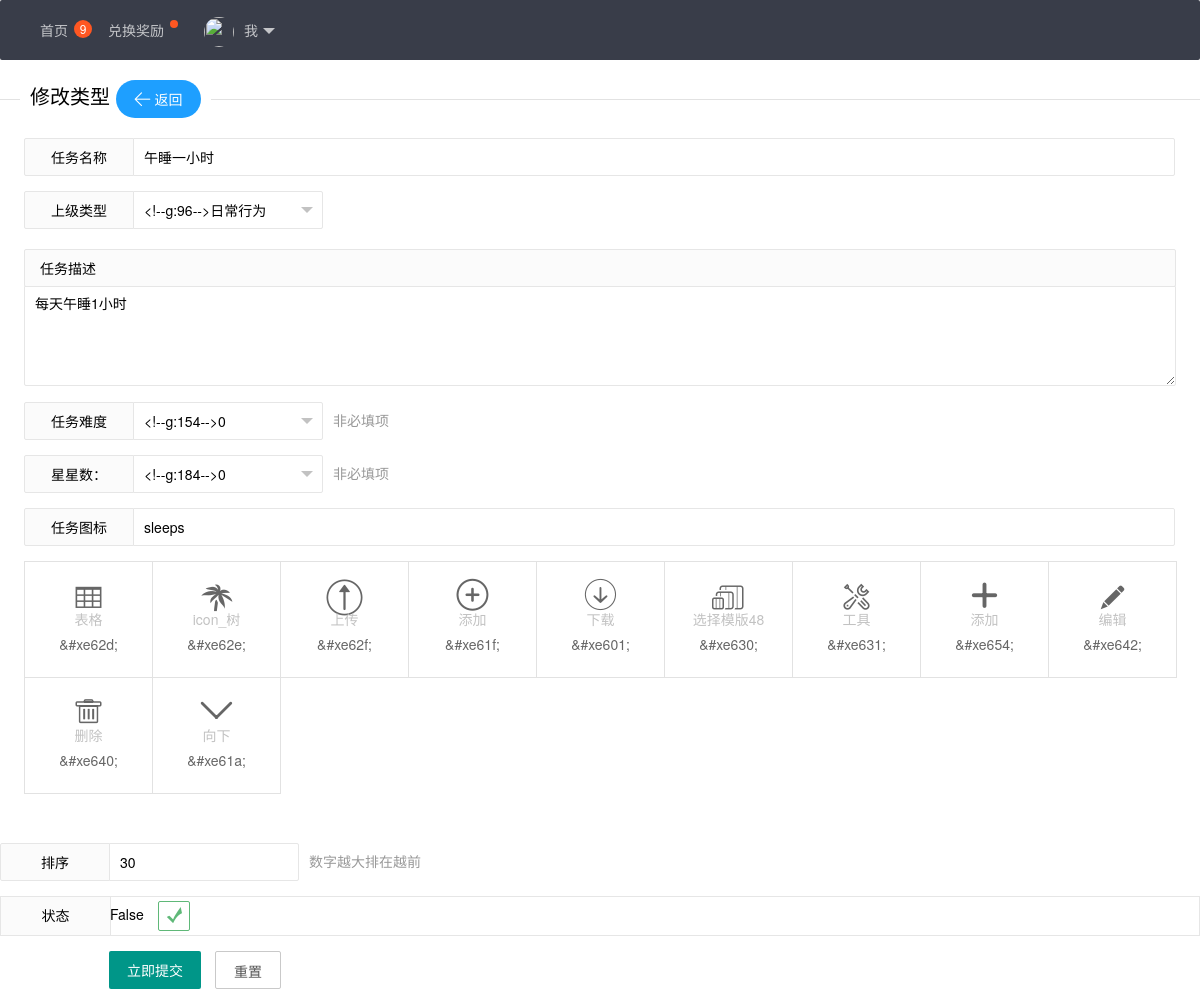
Screenshot of /bkz/typeedit/7 with the database file from the repository.
### v1/models.py (models this page shows)
class Type(MPTTModel):
    tname = models.CharField(u"类别名",max_length=30)
    t_pid = TreeForeignKey("self", blank=True, null=True, related_name="children",verbose_name='上级类型')
    info = models.TextField(u'描述', blank=True)
    difficulty = models.IntegerField(u'难度值', blank=True,default=0)
    star = models.IntegerField(u'星星值', blank=True,default=0)
    icont = models.CharField(u"图标",max_length=30, blank=True)
    sort = models.IntegerField(u'排序值', blank=True, default=30)
    is_delete = models.BooleanField(u'是否删除')
    addtime = models.DateField(u'创建时间')
    uname = models.ForeignKey(Person)
    class MPTTMeta:
        parent_attr = 't_pid'
        order_insertion_by = 'sort'
    def __unicode__(self):
        return self.tname

### v1/views.py (the view, shortened to what this page needs)
# urls.py: url(r'^typeedit/(?P<type_id>[0-9]+)$',views.type_edit,name='typeedit'),
def type_edit(request,type_id):
    typecontent = Type.objects.get(pk=type_id)
    form = typeadd(request.POST or None,initial={'t_pid':typecontent.t_pid})
    numli = [0,1,2,3,4,5,]
    context = {
        'form':form,
        'nodes': typecontent,
        'numli':numli
    }
    return render(request, 'type_edit.html', context,)

### v1/forms.py
class typeadd(ModelForm):
    class Meta:
        model = Type
        fields = "__all__"

### v1/templates/type_edit.html (shortened to what this page needs)
{% extends 'base.html' %}
{% block content %}
<fieldset class="layui-elem-field layui-field-title" style="margin-top: 20px;">
  <legend>修改类型
<a href="{% url 'bkz:typelist' 1 %}" class="layui-btn layui-btn-normal  layui-btn-radius"><i class="layui-icon">&#xe65c;</i>返回</a></legend>
</fieldset>
<form class="layui-form layui-form-pane" action="{% url 'bkz:typeedit' nodes.id %}" method="post">
  <div  style="width:96%; margin:0 auto;">
  <div class="layui-form-item">
    <label class="layui-form-label">任务名称</label>
    <div class="layui-input-block">
      <input type="text" name="tname" autocomplete="off" value="{{ nodes.tname }}" class="layui-input">
    </div>
  </div>
  <div class="layui-form-item">
    <div class="layui-inline">
      <label class="layui-form-label">{{ form.t_pid.label  }}</label>
      <div class="layui-input-inline">
      </div>
    </div>
  </div>
  <div class="layui-form-item layui-form-text">
    <label class="layui-form-label">任务描述</label>
    <div class="layui-input-block">
      <textarea class="layui-textarea"  name="info">{{ nodes.info }}</textarea>
    </div>
  </div>
   <div class="layui-form-item">
    <label class="layui-form-label">任务难度</label>
    <div class="layui-input-inline">
    </div>
    <div class="layui-form-mid layui-word-aux">非必填项</div>
  </div>
  <div class="layui-form-item">
    <label class="layui-form-label">星星数：</label>
    <div class="layui-input-inline">
    </div>
    <div class="layui-form-mid layui-word-aux">非必填项</div>
  </div>
    <div class="layui-form-item">
    <label class="layui-form-label">任务图标</label>
    <div class="layui-input-block">
      <input type="text" name="icont" autocomplete="off" placeholder="icont" value="{{ nodes.icont }}" class="layui-input">
    </div>
  </div>
  <div class="layui-form-item layui-form-text">
    <ul class="site-doc-icon">
      <li>
        <i class="layui-icon">&#xe62d;</i>
        <div class="name">表格</div>
        <div class="code">&amp;#xe62d;</div>
      </li>
      <li>
      <i class="layui-icon">&#xe62e;</i>
      <div class="name">icon_树</div>
      <div class="code">&amp;#xe62e;</div>
      </li>
      <li>
      <i class="layui-icon">&#xe62f;</i>
      <div class="name">上传</div>
      <div class="code">&amp;#xe62f;</div>
      </li>
      <li>
      <i class="layui-icon">&#xe61f;</i>
      <div class="name">添加</div>
      <div class="code">&amp;#xe61f;</div>
      </li>
      <li>
      <i class="layui-icon">&#xe601;</i>
      <div class="name">下载</div>
      <div class="code">&amp;#xe601;</div>
      </li>
      <li>
      <i class="layui-icon">&#xe630;</i>
      <div class="name">选择模版48</div>
      <div class="code">&amp;#xe630;</div>
      </li>
      <li>
      <i class="layui-icon">&#xe631;</i>
      <div class="name">工具</div>
      <div class="code">&amp;#xe631;</div>
      </li>
      <li>
        <i class="layui-icon">&#xe654;</i>
        <div class="name">添加</div>
        <div class="code">&amp;#xe654;</div>
      </li>
      <li>
        <i class="layui-icon">&#xe642;</i>
        <div class="name">编辑</div>
        <div class="code">&amp;#xe642;</div>
      </li>
      <li>
        <i class="layui-icon">&#xe640;</i>
        <div class="name">删除</div>
        <div class="code">&amp;#xe640;</div>
      </li>
      <li>
      <i class="layui-icon">&#xe61a;</i>
      <div class="name">向下</div>
      <div class="code">&amp;#xe61a;</div>
      </li>
    </ul>
    </div>
  </div>
  <div class="layui-form-item">
    <label class="layui-form-label">排序</label>
    <div class="layui-input-inline">
      <input type="text" name="sort" lay-verify="required" value="{{ nodes.sort }}"  class="layui-input">
    </div>
	<div class="layui-form-mid layui-word-aux">数字越大排在越前</div>
  </div>
  <div class="layui-form-item" pane="">
    <label class="layui-form-label">状态</label>
    <div class="layui-input-block">
        {{ nodes.is_delete }}
    </div>
  </div>
  <div class="layui-form-item">
    <div class="layui-input-block">
      <input type="submit" class="layui-btn" lay-submit="" lay-filter="demo1" value="立即提交"></input>
      <button type="reset" class="layui-btn layui-btn-primary">重置</button>
    </div>
  </div>
</form>
{% endblock %}

### v1/static/css/layui.css (style rules this page uses)
.layui-btn,.layui-inline,img { vertical-align:middle }
.layui-btn,.layui-disabled,.layui-icon,.layui-unselect { -webkit-user-select:none;-ms-user-select:none;-moz-user-select:none }
blockquote,body,button,dd,div,dl,dt,form,h1,h2,h3,h4,h5,h6,input,li,ol,p,pre,td,textarea,th,ul { margin:0;padding:0;-webkit-tap-highlight-color:rgba(0,0,0,0) }
li { list-style:none }
button,input,optgroup,option,select,textarea { font-family:inherit;font-size:inherit;font-style:inherit;font-weight:inherit;outline:0 }
.layui-icon { font-family:layui-icon!important;font-size:16px;font-style:normal;-webkit-font-smoothing:antialiased;-moz-osx-font-smoothing:grayscale }
body { line-height:24px;font:14px Helvetica Neue,Helvetica,PingFang SC,\5FAE\8F6F\96C5\9ED1,Tahoma,Arial,sans-serif }
a { color:#333;text-decoration:none }
.layui-inline { position:relative;display:inline-block;*display:inline;*zoom:1 }
.layui-btn,.layui-input,.layui-select,.layui-textarea,.layui-upload-button { outline:0;-webkit-appearance:none;transition:all .3s;-webkit-transition:all .3s;box-sizing:border-box }
.layui-elem-field { margin-bottom:10px;padding:0;border:1px solid #e2e2e2 }
.layui-elem-field legend { margin-left:20px;padding:0 10px;font-size:20px;font-weight:300 }
.layui-field-title { margin:10px 0 20px;border:none;border-top:1px solid #e2e2e2 }
.layui-text em,.layui-word-aux { color:#999!important;padding:0 5px!important }
.layui-btn { display:inline-block;height:38px;line-height:38px;padding:0 18px;background-color:#009688;color:#fff;white-space:nowrap;text-align:center;font-size:14px;border:none;border-radius:2px;cursor:pointer }
.layui-btn+.layui-btn { margin-left:10px }
.layui-btn-radius { border-radius:100px }
.layui-btn .layui-icon { margin-right:3px;font-size:18px;vertical-align:bottom;vertical-align:middle\9 }
.layui-btn-primary { border:1px solid #C9C9C9;background-color:#fff;color:#555 }
.layui-btn-normal { background-color:#1E9FFF }
.layui-input,.layui-select,.layui-textarea { height:38px;line-height:1.3;line-height:38px\9;border:1px solid #e6e6e6;background-color:#fff;border-radius:2px }
.layui-form-label,.layui-form-mid,.layui-textarea { line-height:20px;position:relative }
.layui-input,.layui-textarea { display:block;width:100%;padding-left:10px }
.layui-textarea { min-height:100px;height:auto;padding:6px 10px;resize:vertical }
.layui-form-item { margin-bottom:15px;clear:both;*zoom:1 }
.layui-form-item:after { content:'\20';clear:both;*zoom:1;display:block;height:0 }
.layui-form-label { float:left;display:block;padding:9px 15px;width:80px;font-weight:400;text-align:right }
.layui-form-item .layui-inline { margin-bottom:5px;margin-right:10px }
.layui-input-block,.layui-input-inline { position:relative }
.layui-input-block { margin-left:110px;min-height:36px }
.layui-input-inline { display:inline-block;vertical-align:middle }
.layui-form-item .layui-input-inline { float:left;width:190px;margin-right:10px }
.layui-form-mid { float:left;display:block;padding:8px 0!important;margin-right:10px }
.layui-form-pane .layui-form-label { width:110px;padding:8px 15px;height:38px;line-height:20px;border:1px solid #e6e6e6;border-radius:2px 0 0 2px;text-align:center;background-color:#FBFBFB;overflow:hidden;white-space:nowrap;text-overflow:ellipsis;box-sizing:border-box }
.layui-form-pane .layui-input-inline { margin-left:-1px }
.layui-form-pane .layui-input-block { margin-left:110px;left:-1px }
.layui-form-pane .layui-input { border-radius:0 2px 2px 0 }
.layui-form-pane .layui-form-text .layui-form-label { float:none;width:100%;border-right:1px solid #e6e6e6;border-radius:2px;box-sizing:border-box;text-align:left }
.layui-form-pane .layui-form-text .layui-input-block { margin:0;left:0;top:-1px }
.layui-form-pane .layui-form-text .layui-textarea { min-height:100px;border-radius:0 0 2px 2px }
.layui-form-pane .layui-form-item[pane] { position:relative;border:1px solid #e6e6e6 }
.layui-form-pane .layui-form-item[pane] .layui-form-label { position:absolute;left:0;top:0;height:100%;border-width:0 1px 0 0 }

### v1/static/css/global.css (style rules this page uses)
.site-doc-icon { margin-bottom: 50px; font-size: 0; }
.site-doc-icon li { display: inline-block; vertical-align: middle; width: 127px; line-height: 25px; padding: 20px 0; margin-right: -1px; margin-bottom: -1px; border: 1px solid #e2e2e2; font-size: 14px; text-align: center; color: #666; transition: all .3s; -webkit-transition: all .3s; }
.site-doc-icon li .layui-icon { display: inline-block; font-size: 36px; }
.site-doc-icon li .name { color: #c2c2c2; }

### rows the page displays
Type: tname "午睡一小时", info "每天午睡1小时", icont "sleeps", sort "30", is_delete "False"
